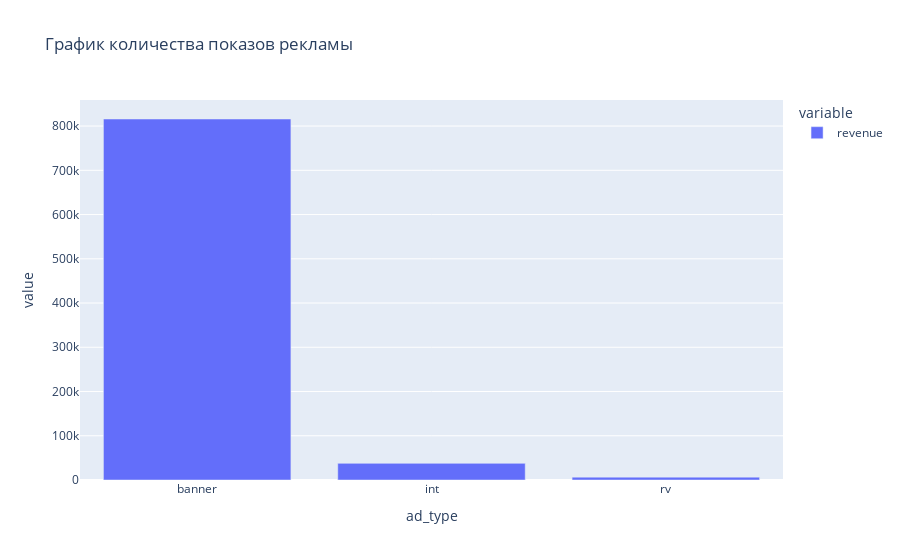

The notebook cell saved with this chart:
### Code cell
new_df.groupby('ad_type')['revenue'].count().plot(kind='bar', title='График количества показов рекламы').show(renderer='png')

### Figure 1 — Plotly figure (JSON) as saved in the notebook; plotly's stock layout.template omitted (floating-point values rounded to 4 significant figures)
{"data": [{"alignmentgroup": "True", "hovertemplate": "variable=revenue<br>ad_type=%{x}<br>value=%{y}<extra></extra>", "legendgroup": "revenue", "marker": {"color": "#636efa", "pattern": {"shape": ""}}, "name": "revenue", "offsetgroup": "revenue", "orientation": "v", "showlegend": true, "textposition": "auto", "type": "bar", "x": ["banner", "int", "rv"], "xaxis": "x", "y": [815984, 37613, 6482], "yaxis": "y"}], "layout": {"autosize": true, "barmode": "relative", "legend": {"title": {"text": "variable"}, "tracegroupgap": 0}, "title": {"text": "График количества показов рекламы"}, "xaxis": {"anchor": "y", "autorange": true, "domain": [0, 1], "range": [-0.5, 2.5], "title": {"text": "ad_type"}, "type": "category"}, "yaxis": {"anchor": "x", "autorange": true, "domain": [0, 1], "range": [0, 858900.0], "title": {"text": "value"}, "type": "linear"}}}
